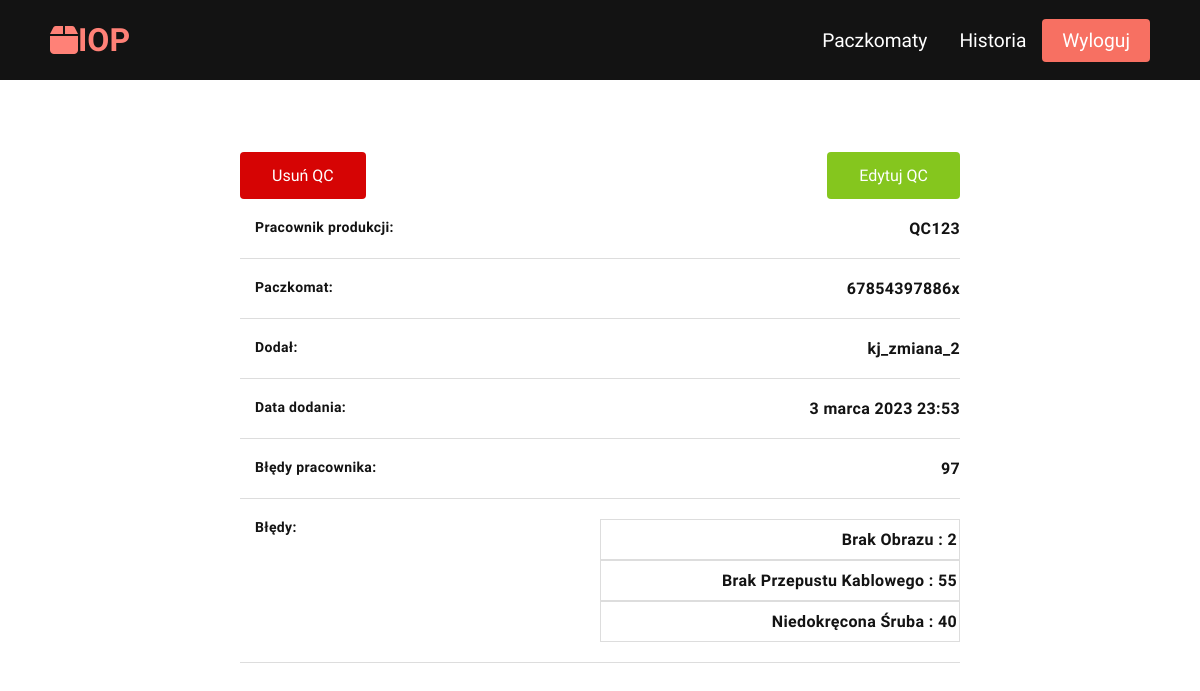
The app's page /parcel_machines/worker/26/ (signed in) with its own data.
### iop_app/models.py (models this page shows, shortened)
class Worker(models.Model):
    date_added = models.DateTimeField(auto_now_add=True)
    parcel_machine = models.ForeignKey(ParcelMachine,
                                       on_delete=models.CASCADE)
    qc = models.CharField(max_length=3, verbose_name="QC") #indywidualny kod
    brak_ceownika = models.IntegerField(null=True, blank=True,
                                        verbose_name="Brak Ceownika")
    brak_elementow_zlacznych = models.IntegerField(null=True, blank=True,
                                        verbose_name="Brak Elementów Złącznych")
    brak_markera = models.IntegerField(null=True, blank=True,
                                        verbose_name="Brak Markera")
    brak_nagran_z_kamer = models.IntegerField(null=True, blank=True,
                                        verbose_name="Brak Nagrań Z Kamer")
    brak_naklejek_zs = models.IntegerField(null=True, blank=True,
                                        verbose_name="Brak Nakelejek ZS")
    brak_nitow = models.IntegerField(null=True, blank=True,
                                        verbose_name="Brak Nitów")
    brak_obrazu = models.IntegerField(null=True, blank=True,
                                        verbose_name="Brak Obrazu")
    brak_odbojnikow = models.IntegerField(null=True, blank=True,
                                        verbose_name="Brak Odbojników")
    brak_pieczatki_qc = models.IntegerField(null=True, blank=True,
                                        verbose_name="Brak Pieczątki QC")
    brak_przepustu_kablowego = models.IntegerField(null=True, blank=True,
                                        verbose_name="Brak Przepustu Kablowego")
    brak_segerow = models.IntegerField(null=True, blank=True,
                                        verbose_name="Brak Segerów")
    brak_uchwytu_przewodow = models.IntegerField(null=True, blank=True,
                                        verbose_name="Brak Uchwytu Przewodów")
    brak_uszczelki = models.IntegerField(null=True, blank=True,
                                        verbose_name="Brak Uszczelki")
    brak_zaslepki_dachowej = models.IntegerField(null=True, blank=True,
                                        verbose_name="Brak Zaślepki Dachowej")
    brak_zlacza_gpd = models.IntegerField(null=True, blank=True,
                                        verbose_name="Brak Złącza GPD")
    drzwiczki_do_regulacji = models.IntegerField(null=True, blank=True,
                                        verbose_name="Drzwiczki Do Regulacji")
    niedokrecona_krancowka = models.IntegerField(null=True, blank=True,
                                        verbose_name="Niedokręcona Krańcówka")
    niedokrecona_nakretka_drzwiczek = models.IntegerField(null=True,
                                                          blank=True,
                                        verbose_name="Niedokręcona Nakrętka "
                                                     "Drzwiczek")
    niedokrecona_sruba = models.IntegerField(null=True, blank=True,
                                        verbose_name="Niedokręcona Śruba")
    niedokrecony_przewod = models.IntegerField(null=True, blank=True,
                                        verbose_name="Niedokręcony Przewód")
    niedokrecone_uziemienie = models.IntegerField(null=True, blank=True,
                                        verbose_name="Niedokręcone Uziemienie")
    niedokrecony_zawias_drzwiczek = models.IntegerField(null=True,
                                                        blank=True,
                                        verbose_name="Niedokręcony Zawias "
                                                     "Drzwiczek")
    niedzialajaca_kamera = models.IntegerField(null=True, blank=True,
                                        verbose_name="Niedziałająca Kamer")
    niedzialajac_dvr = models.IntegerField(null=True, blank=True,
                                        verbose_name="Niedziałający DVR")
    niepoprawne_podlaczenie_przewodow = models.IntegerField(null=True,
                                                            blank=True,
                               verbose_name="Niepoprawne Podłączenie "
                                             "Przewodów")
    niezabezpieczony_przewod = models.IntegerField(null=True, blank=True,
                                        verbose_name="Niezabezpieczony Przewód")
    opilki_w_skrytkach = models.IntegerField(null=True, blank=True,
                                        verbose_name="Opiłki W Skrytkach")
    pozostawione_el_zlaczne = models.IntegerField(null=True, blank=True,
                                        verbose_name="Pozowstawione Elementy "
                                                     "Złączne")
    uszkodzenia_pow_lakierniczej = models.IntegerField(null=True, blank=True,
                                        verbose_name="Uszkodzenia Powłoki "
                                                     "Lakierniczej")
    uszkodzona_polka = models.IntegerField(null=True, blank=True,
                                        verbose_name="Uszkodzona Półka")
    uszkodzone_drzwiczki = models.IntegerField(null=True, blank=True,
                                        verbose_name="Uszkodzone Drzwiczki")
    uszkodzony_felc = models.IntegerField(null=True, blank=True,
                                        verbose_name="Uszkodzony Felc")
    uszkodzony_przewod = models.IntegerField(null=True, blank=True,
                                        verbose_name="Uszkodzony Przewód")
    wadliwa_sciana_modulu = models.IntegerField(null=True, blank=True,
                                        verbose_name="Wadliwa Ściana Modułu")
    wystajace_nity = models.IntegerField(null=True, blank=True,
                                        verbose_name="Wystające Nity")
    class Meta:
        verbose_name_plural = 'Pracownik'

class ParcelMachine(models.Model):
    serial_number = models.CharField(max_length=12)
    date_added = models.DateTimeField(auto_now_add=True)
    user = models.ForeignKey(User, on_delete=models.CASCADE)
    description = models.TextField(null=True, blank=True)
    sum_of_errors = models.IntegerField(null=True, blank=True, default=0)
    class Meta:
        verbose_name_plural = 'Paczkomat'

### iop_app/views.py (the view)
# urls.py: path('parcel_machines/worker/<int:worker_id>/', views.worker_details,
@login_required
def worker_details(request, worker_id):
    worker = Worker.objects.get(id=worker_id)
    error_instances = Worker.objects.values().filter(id=worker_id)
    parcel_machine = worker.parcel_machine
    error_list_names = []
    error_list_values = []
    error_values_not_null = []
    sum_of_errors = 0
    names = Worker._meta.fields
    for name in names[4:]:
        error_list_names.append(name.verbose_name)
    for error_instance in error_instances:
        for error_value in error_instance.values():
            error_list_values.append(error_value)
    error_list_number = error_list_values[4:]
    errors = zip(error_list_names, error_list_number)
    for error in error_list_number:
        if error != None:
            error_values_not_null.append(error)
    for error in error_values_not_null:
        sum_of_errors += error
    context = {'worker': worker, 'error_list_names': error_list_names,
               'sum_of_errors': sum_of_errors, 'error_list_number':
                   error_list_number, 'errors': errors, 'parcel_machine':
                   parcel_machine}
    return render(request, 'iop_app/worker_details.html', context)

### iop_app/templates/iop_app/worker_details.html (shortened to what this page needs)
{% extends "iop_app/base.html" %}
{% load my_tags %}
{% block content %}
<div class="machine-table-container">
    <div class="machine-table__btn">
    <button class="main__btn" id="delete"><a href="{% url 'iop_app:delete_worker' worker.id %}">Usuń QC</a></button>
    <button class="main__btn" id="add"><a href="{% url 'iop_app:edit_worker' worker.id %}">Edytuj QC</a></button>
    </div>
    <table class="machine-table">
        <tbody>
            <tr>
                <td data-label="Pracownik produkcji:">QC{{ worker.qc }}</td>
                <td data-label="Paczkomat:">{{parcel_machine.serial_number}}</td>
                <td data-label="Dodał:">{{ worker.parcel_machine.user }}</td>
                <td data-label="Data dodania:">{{ worker.date_added }}</td>
                <td data-label="Błędy pracownika:">{{ sum_of_errors }}</td>
                <td data-label="Błędy:" class="worker__errors">
                    {%for error_name, error_value in errors%}
                         {% if error_value %}
                        <div class="error_name_value">{{error_name}} : {{error_value}}</div>
                        {%endif%}
                    {%endfor%}
                </td>
            </tr>
        </tbody>
    </table>
</div>
{% endblock content %}

### iop_app/static/iop_app/style.css (style rules this page uses)
* { box-sizing: border-box; margin: 0; padding: 0; font-family: 'Kumbh Sans', sans-serif; }
.main__btn { font-size: 1rem; background-image: linear-gradient(to top, #f77062 0%, #fe5196 100%); padding: 14px 32px; border: none; border-radius: 4px; color: #fff; margin-top: 2rem; cursor: pointer; position: relative; transition: all 0.35s; outline: none; }
.main__btn a { position: relative; z-index: 2; color: white; text-decoration: none; }
.main__btn:after { position: absolute; content: ''; top: 0; left: 0; width: 0; height: 100%; background: #4837ff; transition: all 0.35s; border-radius: 4px; }
.machine-table-container { padding: 0 20%; margin: 40px auto; }
.machine-table { max-width: 1300px; width: 100%; border-collapse: collapse; }
.machine-table tbody tr td { font-size: 16px; letter-spacing: 0.35px; font-weight: 600; color: #131313; background-color: #fff; padding: 20px; padding-right: 0px; text-align: center; border-bottom: 1px solid #dddddd; }
.machine-table, .machine-table tbody, .machine-table tr, .machine-table td { display: block; width: 100%; }
.machine-table tr { margin-bottom: 15px; }
.machine-table tbody tr td { text-align: right; padding-left: 50%; position: relative; }
.machine-table td:before { content: attr(data-label); position: absolute; left: 0; width: 50%; padding-left: 15px; font-weight: 600; font-size: 14px; text-align: left; }
.machine-table__btn { display: flex; justify-content: space-between; max-width:1300px; }
.main__btn#delete { background-image: linear-gradient(to top, #D60404 100%, #F02A2A 0%); color: #fff; }
.main__btn#delete:after { background: #840000; color: #fff; opacity: 0.2; text-decoration: none; }
.main__btn#add { background-image: linear-gradient(to top, #85C61E 100%, #ADE257 0%); color: #fff; }
.main__btn#add:after { background: #04AE0C; color: #fff; opacity: 0.2; text-decoration: none; }
.machine-table tbody tr td .error_name_value { padding: 10px 2px 10px 20px; text-align-last: right; border: 1px solid #dddddd }
:root { --htmlFontSize: 100%; --bodyColor: var(--baseColor); --bodyFontFamilyFallback: sans-serif; --bodyFontSize: 0.875rem; --bodyFontWeight: 400; --bodyLineHeight: 1.5; }
a { color: var(--anchorColor); outline: 0; text-decoration: none; }
:root { --formGap: 0.875rem; }
:root { --loginBorderRadus: 0.25rem; --loginColor: #fff; --loginInputBackgroundColor: #fff; --loginInputHoverBackgroundColor: #f7e1df; --loginLabelBackgroundColor: #131313; --loginSubmitBackgroundColor: #f77062; --loginSubmitColor: #fff; --loginSubmitHoverBackgroundColor: #4837ff; --createBorderRadus: 0.25rem; --createColor: #fff; --createInputBackgroundColor: #fff; --createInputHoverBackgroundColor: #f7e1df; --createLabelBackgroundColor: #131313; --create_workerBorderRadus: 0.25rem; --create_workerColor: #fff; --create_workerInputBackgroundColor: #fff; --create_workerInputHoverBackgroundColor: #f7e1df; --create_workerLabelBackgroundColor: #131313; }

### records on screen
Worker: qc "123", parcel_machine.user "kj_zmiana_2", date_added "3 marca 2023 23:53"
ParcelMachine: serial_number "67854397886x"

### other values on screen
{{ sum_of_errors }} "97"
{{ error_name }} "Brak Obrazu" "Brak Przepustu Kablowego" "Niedokręcona Śruba"
{{ error_value }} "2" "55" "40"
